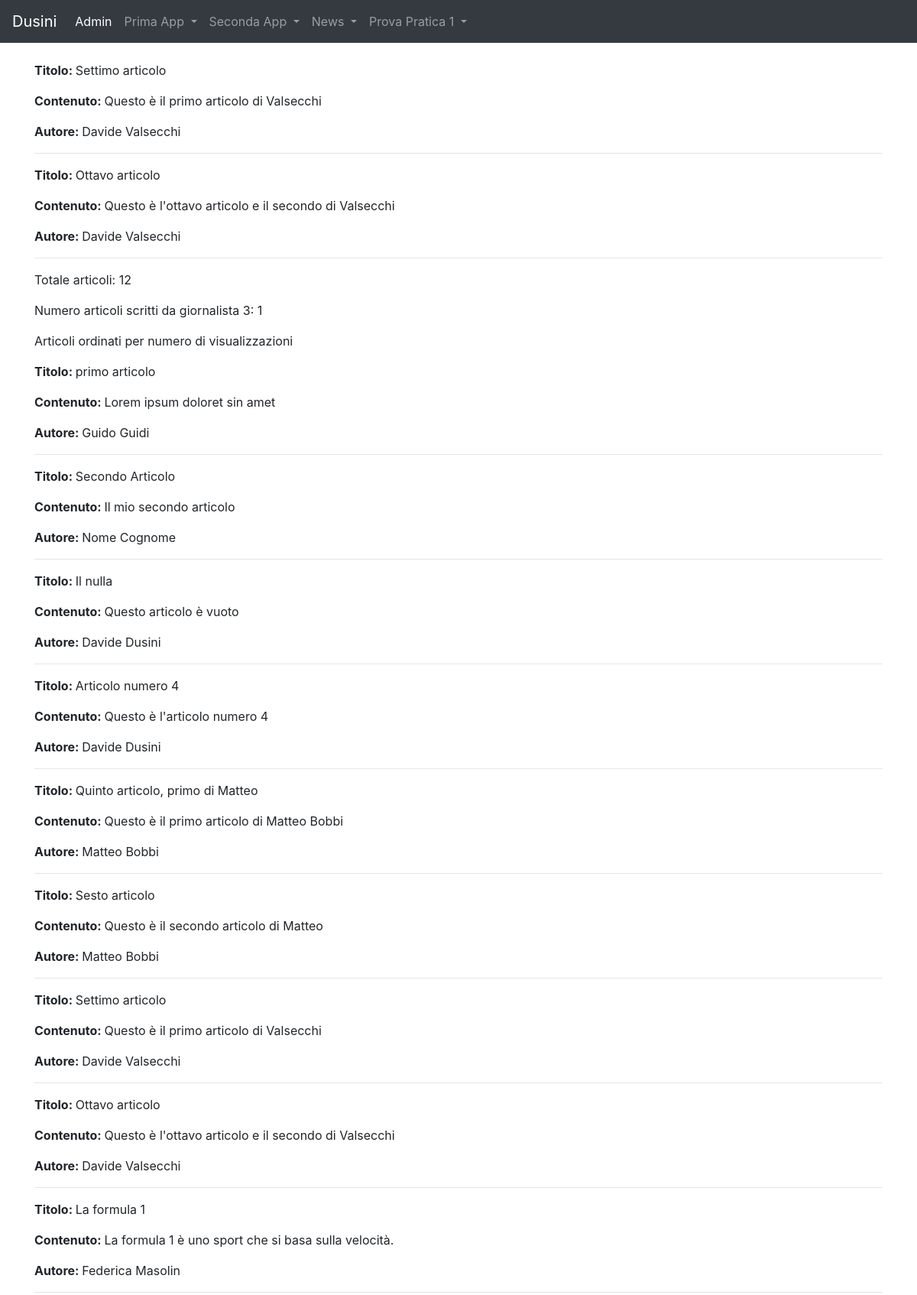
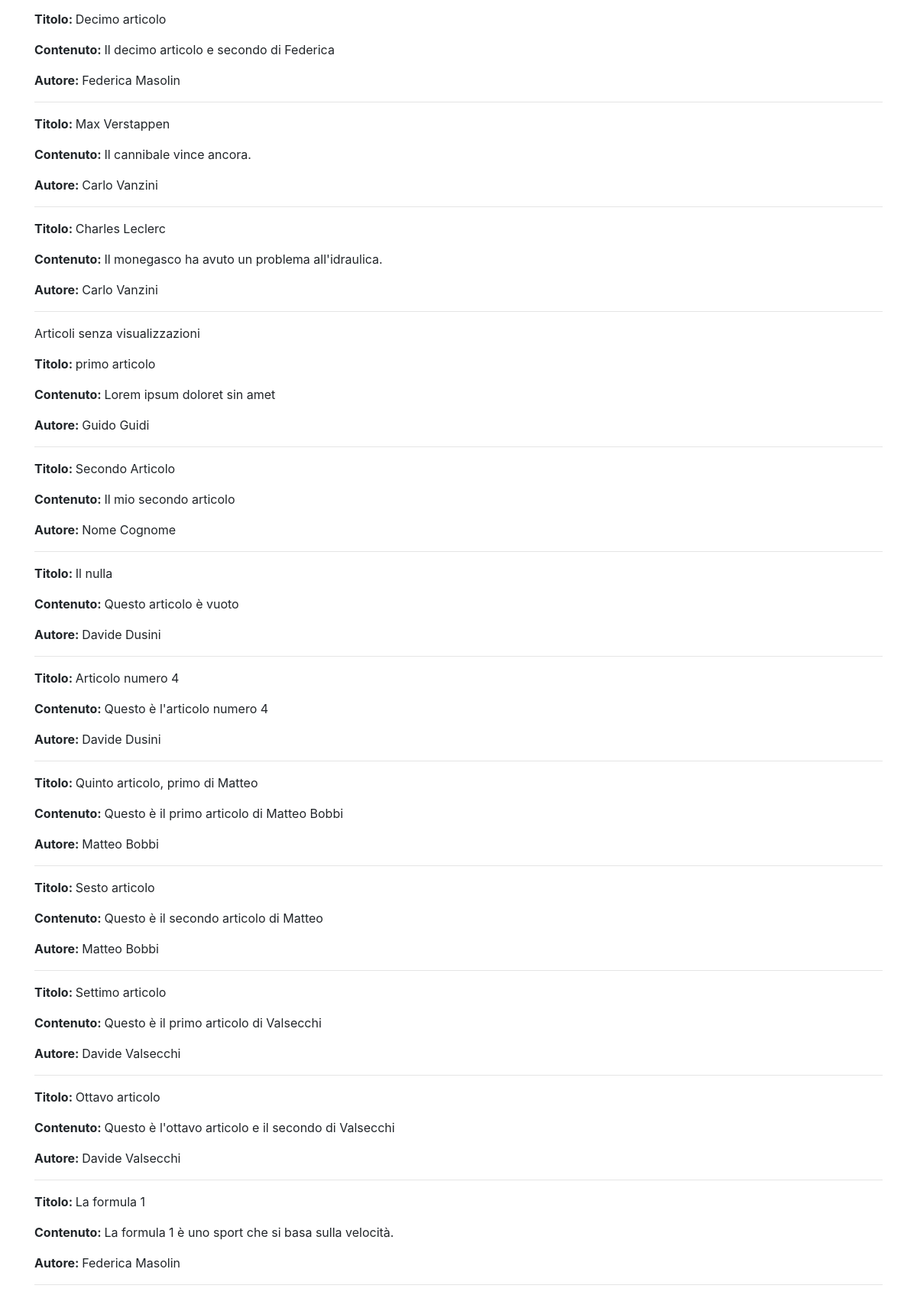
Page /news/query_base (upper part) on the committed database (2 pictures, top to bottom).
### news/models.py (models this page shows, shortened)
class Articolo(models.Model):
    titolo = models.CharField(max_length=100)
    contenuto = models.TextField()
    giornalista = models.ForeignKey(Giornalista, on_delete=models.CASCADE, related_name="articoli")
    data = models.DateField(auto_now=True,blank=True)
    visualizzazioni=models.IntegerField(default=0,blank=True)
    class Meta:
        verbose_name = "Articolo"
        verbose_name_plural = "Articoli"

class Giornalista(models.Model):
    nome = models.CharField(max_length=20)
    cognome = models.CharField(max_length=20)
    anno_di_nascita = models.DateField(blank=True)
    def __str__(self):
        return self.nome + " " + self.cognome
    class Meta:
        verbose_name = "Giornalista"
        verbose_name_plural = "Giornalisti"

### news/views.py (the view)
# urls.py: path('query_base',queryBase, name="query_base"),
def queryBase(request):
  articoli_cognome = Articolo.objects.filter(giornalista__cognome='Valsecchi')
  numero_totale_articoli = Articolo.objects.count()
  giornalista_3 = Giornalista.objects.get(id=3)
  numero_articoli_giornalista_3 = Articolo.objects.filter(giornalista = giornalista_3).count()
  articoli_ordinati = Articolo.objects.order_by('-visualizzazioni')
  articoli_senza_visualizzazioni = Articolo.objects.filter(visualizzazioni=0)
  articolo_piu_visualizzato = Articolo.objects.order_by('-visualizzazioni').first()
  giornalisti_data = Giornalista.objects.filter(anno_di_nascita__gt=datetime.date(1990,1,1))
  articoli_del_giorno =  Articolo.objects.filter(data=datetime.date(2023,1,1))
  articoli_periodo = Articolo.objects.filter(data__range=(datetime.date(2023,1,1),datetime.date(2023,12,31)))
  giornalisti_nati =  Giornalista.objects.filter(anno_di_nascita__lt=datetime.date(1980,1,1))
  articoli_giornalisti =  Articolo.objects.filter(giornalista__in=giornalisti_nati)
  giornalista_giovane =  Giornalista.objects.order_by('anno_di_nascita').first()
  giornalista_anziano = Giornalista.objects.order_by('-anno_di_nascita').first()
  ultimi = Articolo.objects.order_by('-data')[:5]
  articoli_minime_visualizzazioni = Articolo.objects.filter(visualizzazioni__gte=100)
  articoli_parola = Articolo.objects.filter(titolo__contains='Leclerc')
  articoli_mese_anno = Articolo.objects.filter(data__month=1, data__year=2023)
  giornalisti_con_articoli_popolari= Giornalista.objects.filter(articoli__visualizzazioni__gte=100).distinct()
  data = datetime.date(1990,1,1)
  visualizzazioni = 50
  articoli_con_and = Articolo.objects.filter(giornalista__anno_di_nascita__gt=data, visualizzazioni__gte=visualizzazioni)
  from django.db.models import Q
  articoli_con_or= Articolo.objects.filter(Q(giornalista__anno_di_nascita__gt=data), Q(visualizzazioni__lte=visualizzazioni) )
  articoli_con_not=Articolo.objects.filter(~Q(giornalista__anno_di_nascita__lt=data))
  articoli_con_exlude=Articolo.objects.exclude(giornalista__anno_di_nascita__lt=data)
  context={
    'articoli_cognome':articoli_cognome,
    'numero_totale_articoli':numero_totale_articoli,
    'numero_articoli_giornalista_3':numero_articoli_giornalista_3,
    'articoli_ordinati':articoli_ordinati,
    'articoli_senza_visualizzazioni':articoli_senza_visualizzazioni,
    'articolo_piu_visualizzato':articolo_piu_visualizzato,
    'giornalisti_data':giornalisti_data,
    'articoli_del_giorno':articoli_del_giorno,
    'articoli_periodo':articoli_periodo,
    'articoli_giornalisti':articoli_giornalisti,
    'giornalista_giovane':giornalista_giovane,
    'giornalista_anziano':giornalista_anziano,
    'ultimi':ultimi,
    'articoli_minime_visualizzazioni':articoli_minime_visualizzazioni,
    'articoli_parola':articoli_parola,
    'articoli_mese_anno':articoli_mese_anno,
    'giornalisti_con_articoli_popolari':giornalisti_con_articoli_popolari,
    'articoli_con_and':articoli_con_and,
    'articoli_con_or':articoli_con_or,
    'articoli_con_not':articoli_con_not,
    'articoli_con_exlude':articoli_con_exlude
  }
  return render(request, "query.html", context)

### news/templates/query.html (shortened to what this page needs)
{% extends "base.html" %}
{% block content%}
{% for articolo in articoli_cognome%}
    <p><strong>Titolo: </strong>{{articolo.titolo}}</p>
    <p><strong>Contenuto: </strong>{{articolo.contenuto}}</p>
    <p><strong>Autore: </strong>{{articolo.giornalista}}</p>
    <hr>
{%endfor%}
<p>Totale articoli: {{numero_totale_articoli}}</p>
<p>Numero articoli scritti da giornalista 3: {{numero_articoli_giornalista_3}}</p>
<p>Articoli ordinati per numero di visualizzazioni</p>
{% for articolo in articoli_ordinati%}
    <p><strong>Titolo: </strong>{{articolo.titolo}}</p>
    <p><strong>Contenuto: </strong>{{articolo.contenuto}}</p>
    <p><strong>Autore: </strong>{{articolo.giornalista}}</p>
    <hr>
{%endfor%}
<p>Articoli senza visualizzazioni</p>
{% for articolo in articoli_senza_visualizzazioni%}
    <p><strong>Titolo: </strong>{{articolo.titolo}}</p>
    <p><strong>Contenuto: </strong>{{articolo.contenuto}}</p>
    <p><strong>Autore: </strong>{{articolo.giornalista}}</p>
    <hr>
{%endfor%}
{% endblock content%}

### rows in the picture
Articolo: titolo "Settimo articolo", contenuto "Questo è il primo articolo di Valsecchi", giornalista "Davide Valsecchi"
Articolo: titolo "Ottavo articolo", contenuto "Questo è l'ottavo articolo e il secondo di Valsecchi", giornalista "Davide Valsecchi"
Articolo: titolo "primo articolo", contenuto "Lorem ipsum doloret sin amet", giornalista "Guido Guidi"
Articolo: titolo "Secondo Articolo", contenuto "Il mio secondo articolo", giornalista "Nome Cognome"
Articolo: titolo "Il nulla", contenuto "Questo articolo è vuoto", giornalista "Davide Dusini"
Articolo: titolo "Articolo numero 4", contenuto "Questo è l'articolo numero 4", giornalista "Davide Dusini"
Articolo: titolo "Quinto articolo, primo di Matteo", contenuto "Questo è il primo articolo di Matteo Bobbi", giornalista "Matteo Bobbi"
Articolo: titolo "Sesto articolo", contenuto "Questo è il secondo articolo di Matteo", giornalista "Matteo Bobbi"
Articolo: titolo "La formula 1", contenuto "La formula 1 è uno sport che si basa sulla velocità.", giornalista "Federica Masolin"
Articolo: titolo "Decimo articolo", contenuto "Il decimo articolo e secondo di Federica", giornalista "Federica Masolin"
Articolo: titolo "Max Verstappen", contenuto "Il cannibale vince ancora.", giornalista "Carlo Vanzini"
Articolo: titolo "Charles Leclerc", contenuto "Il monegasco ha avuto un problema all'idraulica.", giornalista "Carlo Vanzini"

### other values in the picture
{{ numero_totale_articoli }} "12"
{{ numero_articoli_giornalista_3 }} "1"
